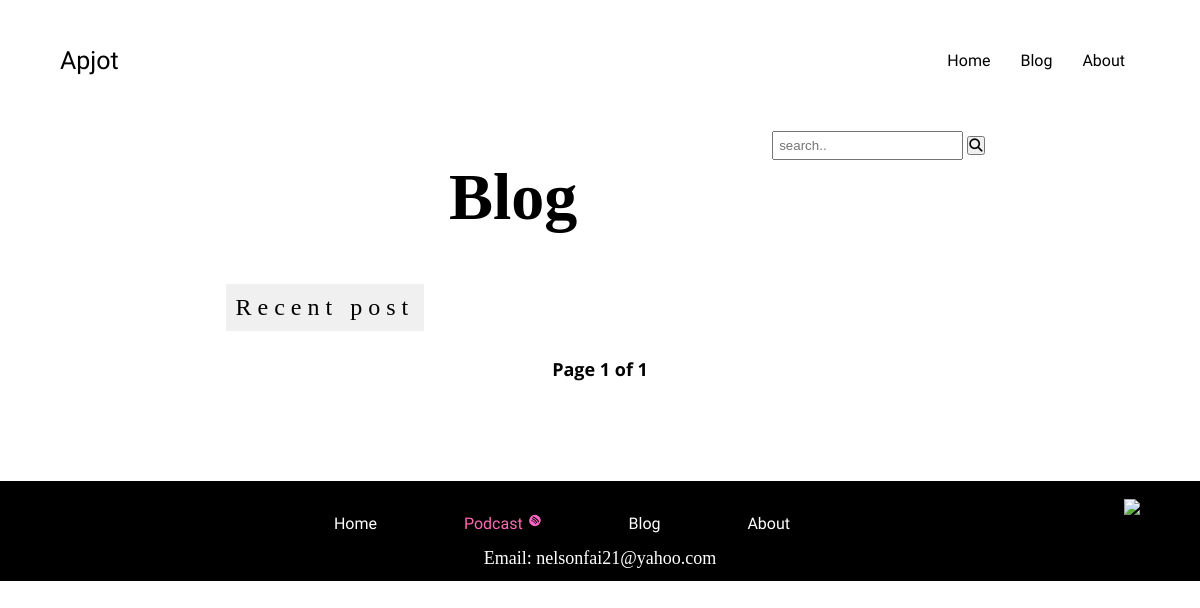
Page /blog/ on the earlier database version.
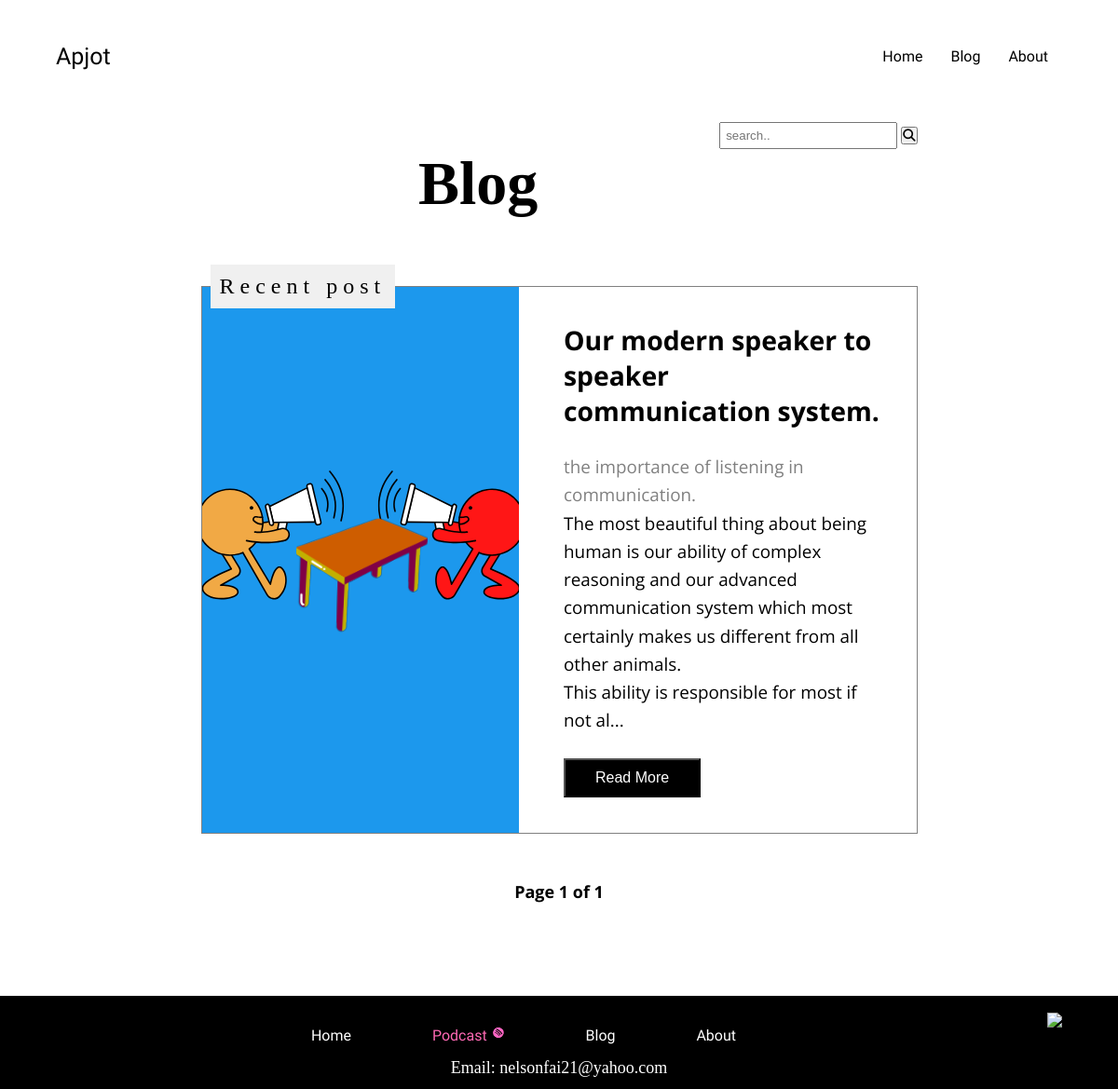
Same page on the later database version.
### blog/models.py (models this page shows, shortened)
class Articles (models.Model):
    title = models.CharField( max_length=100)
    body = RichTextField( blank=True, null=True)
    slug = models.SlugField()
    date =models.DateTimeField(auto_now_add=True)
    image = models.FileField()
    likes =models.ManyToManyField(User, default=None,blank=True, related_name='liked')
    tagline=models.CharField(max_length=100 ,blank=True,default=True)
    views = models.IntegerField(default=0)
    applaud = models.IntegerField(default=0)
    publish=models.BooleanField(default=False)
    def snippet(self):
        return self.body[:240] + "..."

### blog/views.py (the view)
# urls.py: path('',views.bloghome, name="blogHome"),
def bloghome(request):
       articles=data()
       p=Paginator(articles,per_page=5)
       page=request.GET.get('page')
       paginated_article=p.get_page(page)
       return render(request, 'blog/index.html',{'paginated_article':paginated_article})

### blog/views.py (called while the page is built)
def data():
    global articles_list
    articles_list=Articles.objects.filter(publish=True).order_by('-date')
    return articles_list

### blog/templates/blog/index.html (shortened to what this page needs)
{% extends 'main/base_layout.html' %}
{% block content %}
<div class="blogcontainer">
    <form class="search" action="{% url 'search' %}" method="post">
        <input type="text" placeholder="search.." name="search_input" ">
        <button type="submit"><i class="fa fa-search"></i></button>
      </form>
<h1 class="page_title">Blog</h1>
<p class="recentPost">Recent post</p>
<article>
    {% for article in paginated_article %}
        <div class="article">
            <div class="article_image"  style=" background: url('{{article.image.url}}');background-position:center;
            background-size:cover; background-repeat: no-repeat;">
            </div>
            <div class="article_element" >
                <h2><a href="{% url 'details' courseid=article.slug %}" > {{article.title}}</a></h2><br>
                <p style="color: grey;"> {{ article.tagline }} </p>
                <p> {{ article.snippet|safe}}  </p>
                <br>
                <a href="{% url 'details' courseid=article.slug %}"> <button id="readmore">Read More</button> </a> <br>
            </div>
        </div>
    {% endfor %}
</article>
<div class="paginationNav">
            <p style="text-align:center;"> Page  {{paginated_article.number}} of  {{ paginated_article.paginator.num_pages }} </p>
</div>
</div>
{% endblock %}

Differences in the rows shown:
now on this page (row edited): Articles: image (picture), title "Our modern speaker to speaker communication system.", tagline "the importance of listening in communication.", snippet "The most beautiful thing about being human is our ability of complex reasoning and our advanced communication system which most certainly makes us different from all other animals. This ability is responsible for most if not al..."
